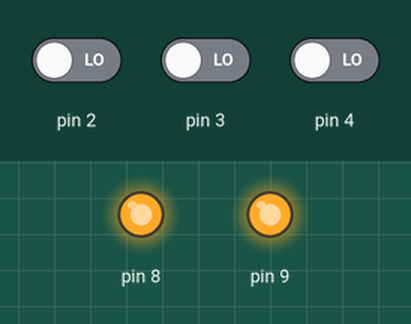
Simulated run of this sketch. Board: Arduino Uno, built with avr-gcc and run on an emulated ATmega328P. Shown: output pins drawn as LEDs (lit = HIGH). The test bench sets the inputs (shaded band); at power-on: pin 2 LOW, pin 3 LOW, pin 4 LOW.

Above: at 1.2 s.
1.3 s: pin 2 driven HIGH
At 1.9 s:
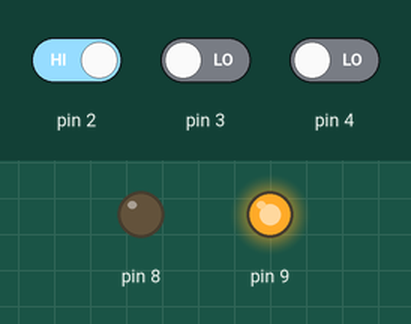
2.8 s: pin 3 driven HIGH
At 3.1 s:
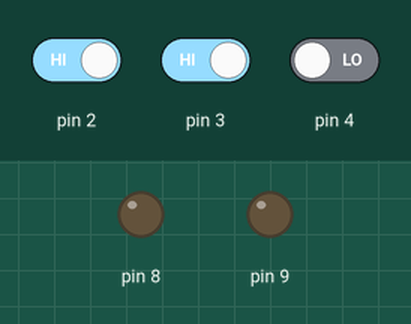
4.3 s: pin 2 driven LOW
At 5.5 s:
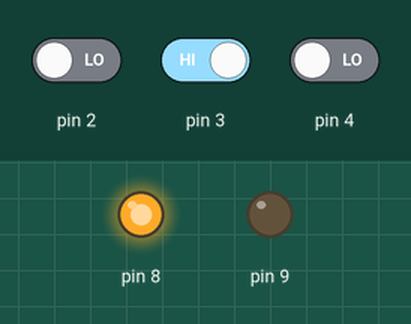
5.8 s: pin 3 driven LOW
At 6.7 s:
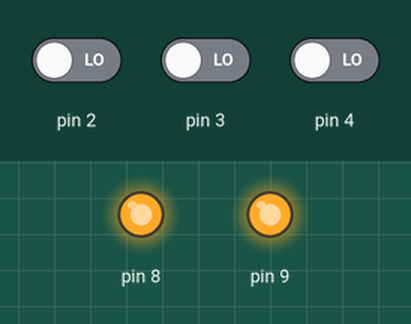
7.3 s: pin 4 driven HIGH
At 7.9 s:
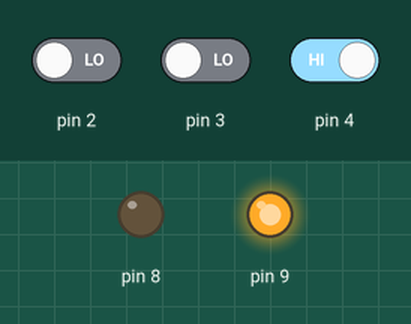
Timing chart, 0 to 9.8 s (numbered marks = the images above; inputs shaded):
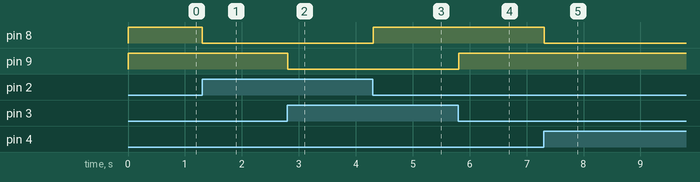

The sketch:

io_avanzato_3in_2out.ino
```cpp
void setup() {

  // put your setup code here, to run once:
  pinMode(2,INPUT);
  pinMode(3,INPUT);
  pinMode(4,INPUT);

  pinMode(8,OUTPUT);
  pinMode(9,OUTPUT);

  digitalWrite(8,LOW);
  digitalWrite(9,LOW);

}

void loop() {
  // put your main code here, to run repeatedly:
  int p2,p3,p4;
  int y;
  // Tabella di verità [righe][colonne]
  // colonne: 3 di input, 2 di output
  byte tabella[8][5] = {
    { 0, 0, 0,   1, 1},
    { 0, 0, 1,   1, 0},
    { 0, 1, 0,   0, 1},
    { 0, 1, 1,   0, 0},
    { 1, 0, 0,   1, 0},
    { 1, 0, 1,   1, 1},
    { 1, 1, 0,   0, 1},
    { 1, 1, 1,   1, 0}
  };

  for(y=0;y<=7;y++)
  {
    p2=digitalRead(2);
    p3=digitalRead(3);
    p4=digitalRead(4);

    if(tabella[y][0]==p4 && tabella[y][1]==p3 && tabella[y][2]==p2) { digitalWrite(9,tabella[y][3]); digitalWrite(8,tabella[y][4]);}
  }

  delay(100);
}
```

Measured:
- after the input at 1.3 s, pin 8: HIGH → LOW at once
- after the input at 2.8 s, pin 9: HIGH → LOW at once
- after the input at 4.3 s, pin 8: LOW → HIGH at once
- after the input at 5.8 s, pin 9: LOW → HIGH at once
- after the input at 7.3 s, pin 8: HIGH → LOW at once
